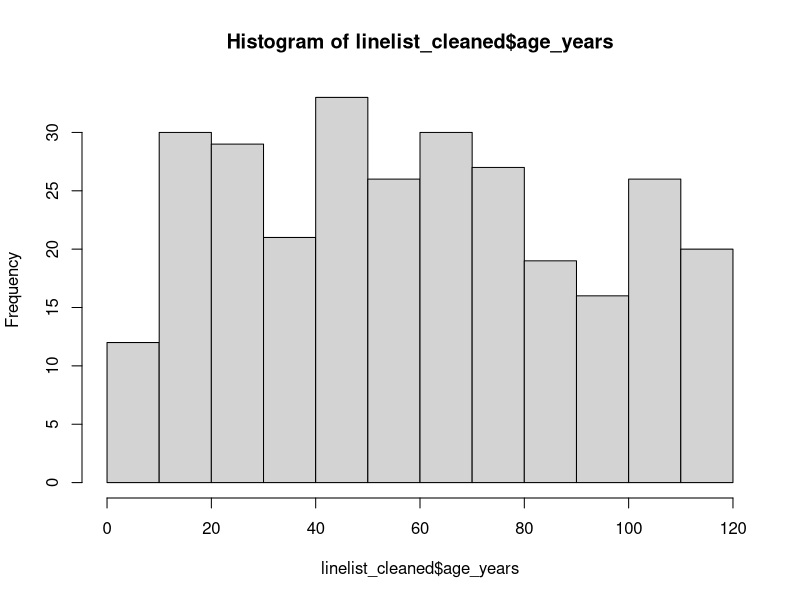
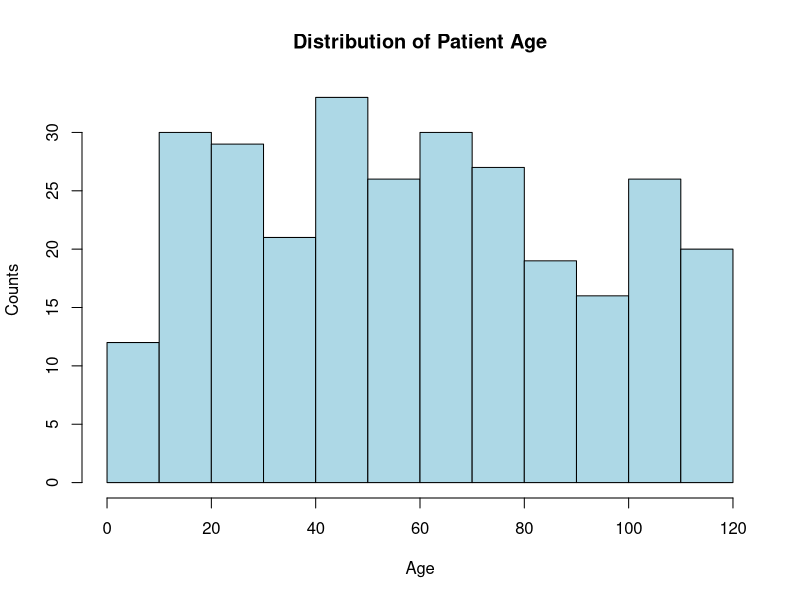

These figures' R source, in order:
## ---- chunk 1
# Silently read AJS example dataset
linelist_raw <- read.csv("linelist_raw.csv")
linelist_cleaned <- linelist_raw
## ---- chunk 2
reporting_week <- "2018-W10"   # creates the object reporting_week by assigning a value

print(reporting_week)          # prints the current value of reporting_week
## ---- chunk 3
reporting_week <- "2018-W51"   # assigns a NEW value to the object reporting_week

print(reporting_week)          # prints the current value of reporting_week
## ---- chunk 4
class(linelist_raw$age_years)
class(linelist_raw$patient_origin)
## ---- chunk 5
summary(linelist_raw$age_years)
## ---- chunk 6
hist(linelist_cleaned$age_years)
## ---- chunk 7
hist(linelist_cleaned$age_years, main = "Distribution of Patient Age", xlab = "Age", ylab = "Counts", col = "light blue")
